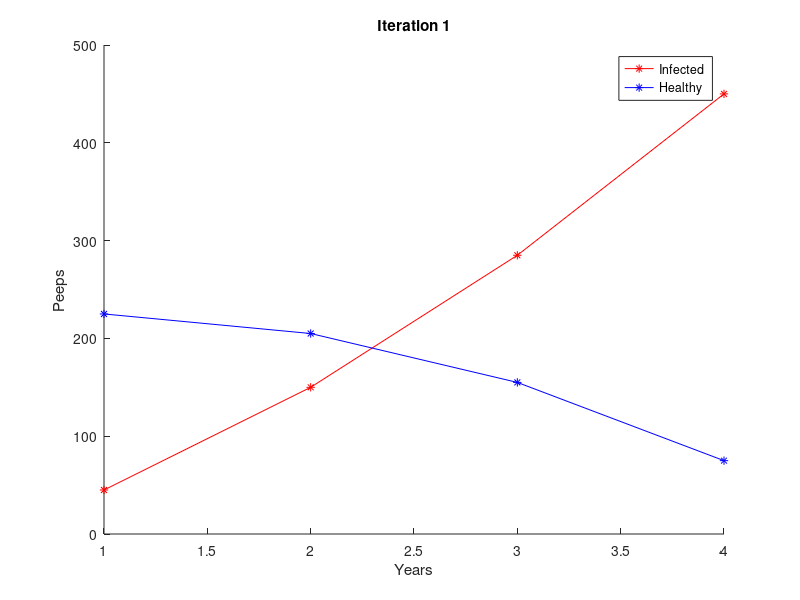

Write the MATLAB code that produced this figure.
% iteration1
% Only a four year period, no one graduates.
% Meg McCauley and Meghan Tighe
% Linearity 2 - Decemeber 10, 2014

T = 4;  % Time period in years

% Stocks
ma_boys = zeros(T,1);
ma_boys(1) = 45;        % set the intital number of ma_boys
healthy = zeros(T,1);
healthy(1) = 225;       % set the intital number of healthy
infected = zeros(T,1);
infected(1) = 0;        % set the intital number of infected

incoming_ma_boys = 15;
incoming_healthy = 70;

for t = 2 : T
    f = 2*ma_boys(t-1);  % function of newly infected each year
    ma_boys(t) = ma_boys(t-1) + incoming_ma_boys;
    infected(t) = infected(t-1) + f;
    healthy(t) = healthy(t-1) - f + incoming_healthy;
end

hold on;
plot(ma_boys + infected, '*-r');
plot(healthy,'*-b');
legend('Infected', 'Healthy');
xlabel('Years');
ylabel('Peeps');
title('Iteration 1');
